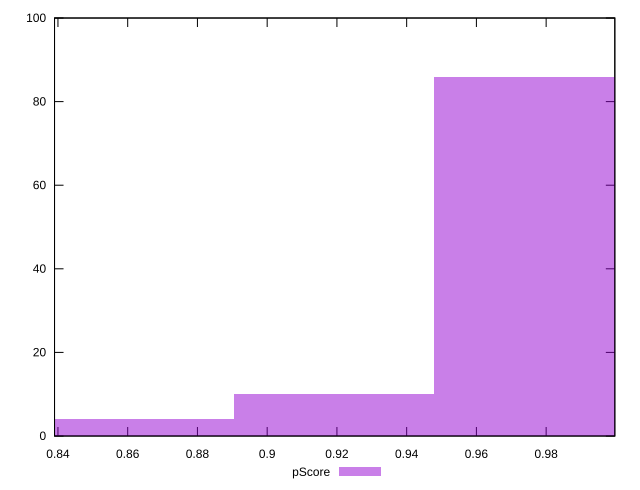

Reproduce this figure in gnuplot.
reset

$pScore <<EOF
0.97669452146803 86
0.919241902558146 10
0.8617892836482619 4
EOF

set key outside below
set boxwidth 0.05745261890988412
set xrange [0.8390184521960473:0.9996964624112669]
set yrange [0:100]
set trange [0:100]
set style fill transparent solid 0.5 noborder
set terminal svg size 640, 490 enhanced background rgb 'white'
set output "report_00015_2021-02-09T16-11-33.973Z/bootup-time/samples/pages+cached+noadtech/pScore/histogram.svg"

plot $pScore title "pScore" with boxes

reset
